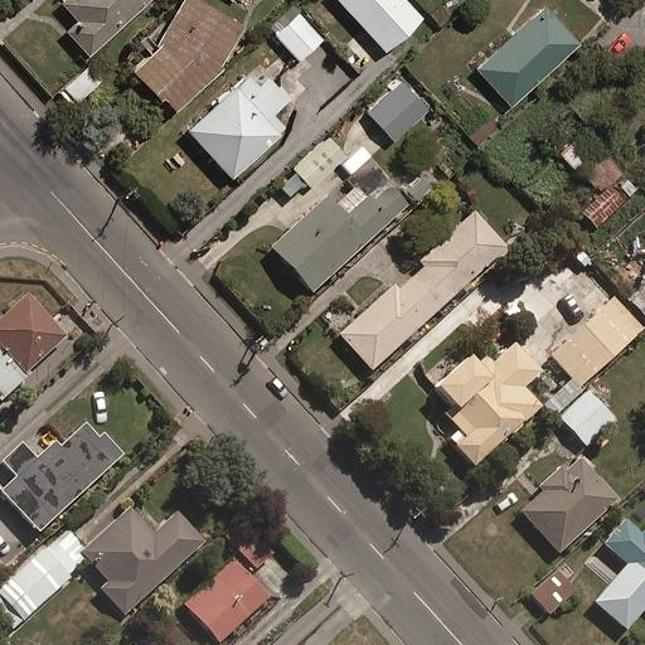
%> input picture CFM(2.0)/图片测试/pair1-1.jpg, 645 x 645 px
$ octave demo_CFM_core.m   (GNU Octave 9; MATLAB toolbox functions it lacks are replaced by stand-ins)
%> lines starting %> are read from the running program, lines starting %| are printed output that depends on the picture
clc;clear;close all; warning('off')


%Currently selecting the second matching algorithm, the number of feature points is unlimited (usually limited to 10k)

RES=[];


[file1, path1] = uigetfile({'*.jpg;*.png;*.bmp;*.tif','Image Files'}, '选择第一张图像');
%> the answer given: 图片测试/pair1-1.jpg
if isequal(file1,0)
    error('未选择图像');
end
str1 = fullfile(path1, file1);

[file2, path2] = uigetfile({'*.jpg;*.png;*.bmp;*.tif','Image Files'}, '选择第二张图像');
%> the answer given: 图片测试/pair1-2.jpg
if isequal(file2,0)
    error('未选择图像');
end
str2 = fullfile(path2, file2);


%%

im1 = uint8(imread(str1));
%> im1 is the input picture: size 645x645x3 uint8; mean R, G, B 114.1, 107.9, 95.5
im2 = uint8(imread(str2));
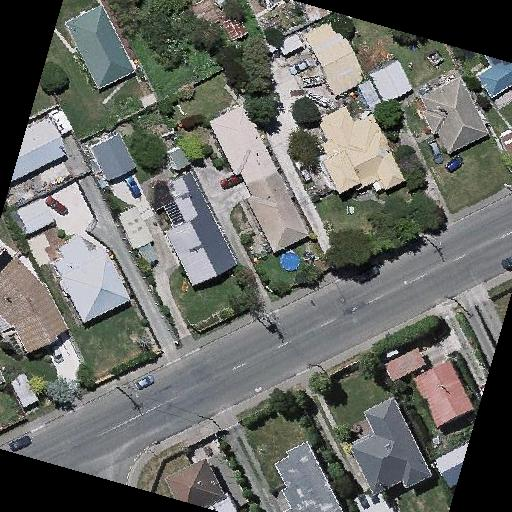
%> input picture CFM(2.0)/图片测试/pair1-2.jpg, 512 x 512 px
%> im2 is the input picture: size 512x512x3 uint8; mean R, G, B 105.1, 107, 102

[~,~,num1]=size(im1);
%> num1 = 3
[~,~,num2]=size(im2);
%> num2 = 3
if(num1==3)
    image_11=rgb2gray(im1);
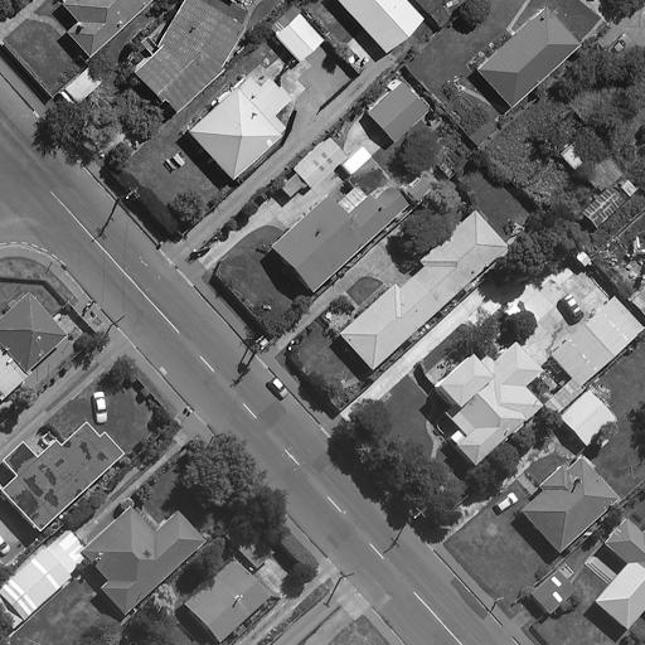
%> image_11: size 645x645 uint8; min 0, max 255, mean 108.3
else
    image_11=im1;
end
if(num2==3)
    image_22=rgb2gray(im2);
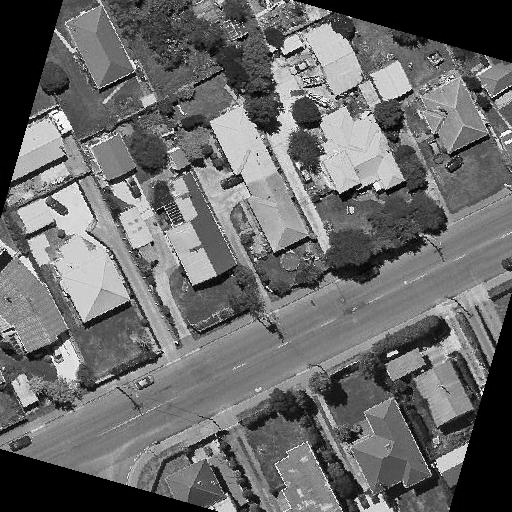
%> image_22: size 512x512 uint8; min 0, max 255, mean 105.9
%> (the run ends here)
